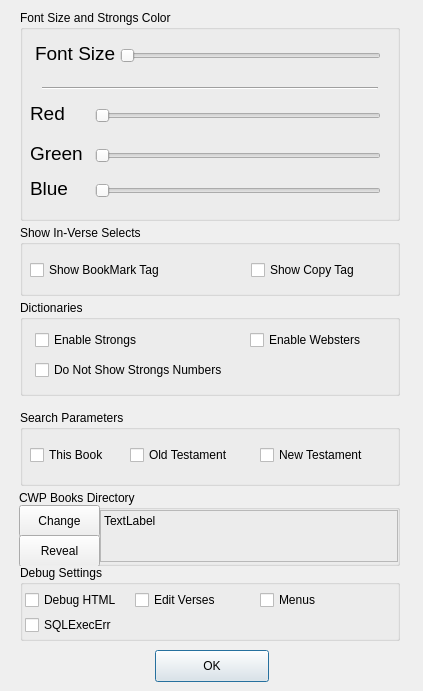
<?xml version="1.0" encoding="UTF-8"?>
<ui version="4.0">
 <class>DialogPreferences</class>
 <widget class="QDialog" name="DialogPreferences">
  <property name="geometry">
   <rect>
    <x>0</x>
    <y>0</y>
    <width>423</width>
    <height>691</height>
   </rect>
  </property>
  <property name="sizePolicy">
   <sizepolicy hsizetype="Preferred" vsizetype="Fixed">
    <horstretch>0</horstretch>
    <verstretch>0</verstretch>
   </sizepolicy>
  </property>
  <property name="windowTitle">
   <string>Preferences</string>
  </property>
  <widget class="QGroupBox" name="gbFontSize">
   <property name="geometry">
    <rect>
     <x>20</x>
     <y>10</y>
     <width>380</width>
     <height>211</height>
    </rect>
   </property>
   <property name="title">
    <string>Font Size and Strongs Color</string>
   </property>
   <widget class="QSlider" name="sliderFontSize">
    <property name="geometry">
     <rect>
      <x>100</x>
      <y>35</y>
      <width>261</width>
      <height>22</height>
     </rect>
    </property>
    <property name="font">
     <font>
      <pointsize>15</pointsize>
     </font>
    </property>
    <property name="orientation">
     <enum>Qt::Horizontal</enum>
    </property>
   </widget>
   <widget class="QLabel" name="label">
    <property name="geometry">
     <rect>
      <x>15</x>
      <y>35</y>
      <width>81</width>
      <height>16</height>
     </rect>
    </property>
    <property name="font">
     <font>
      <pointsize>14</pointsize>
     </font>
    </property>
    <property name="text">
     <string>Font Size</string>
    </property>
   </widget>
   <widget class="Line" name="line">
    <property name="geometry">
     <rect>
      <x>22</x>
      <y>70</y>
      <width>336</width>
      <height>16</height>
     </rect>
    </property>
    <property name="orientation">
     <enum>Qt::Horizontal</enum>
    </property>
   </widget>
   <widget class="QSlider" name="SliderRed">
    <property name="geometry">
     <rect>
      <x>75</x>
      <y>95</y>
      <width>286</width>
      <height>22</height>
     </rect>
    </property>
    <property name="orientation">
     <enum>Qt::Horizontal</enum>
    </property>
   </widget>
   <widget class="QSlider" name="SliderGreen">
    <property name="geometry">
     <rect>
      <x>75</x>
      <y>135</y>
      <width>286</width>
      <height>22</height>
     </rect>
    </property>
    <property name="orientation">
     <enum>Qt::Horizontal</enum>
    </property>
   </widget>
   <widget class="QSlider" name="SliderBlue">
    <property name="geometry">
     <rect>
      <x>75</x>
      <y>170</y>
      <width>286</width>
      <height>22</height>
     </rect>
    </property>
    <property name="orientation">
     <enum>Qt::Horizontal</enum>
    </property>
   </widget>
   <widget class="QLabel" name="label_Red">
    <property name="geometry">
     <rect>
      <x>10</x>
      <y>95</y>
      <width>46</width>
      <height>16</height>
     </rect>
    </property>
    <property name="font">
     <font>
      <pointsize>14</pointsize>
     </font>
    </property>
    <property name="text">
     <string>Red</string>
    </property>
   </widget>
   <widget class="QLabel" name="label_Green">
    <property name="geometry">
     <rect>
      <x>10</x>
      <y>135</y>
      <width>61</width>
      <height>16</height>
     </rect>
    </property>
    <property name="font">
     <font>
      <pointsize>14</pointsize>
     </font>
    </property>
    <property name="text">
     <string>Green</string>
    </property>
   </widget>
   <widget class="QLabel" name="label_Blue">
    <property name="geometry">
     <rect>
      <x>10</x>
      <y>170</y>
      <width>46</width>
      <height>16</height>
     </rect>
    </property>
    <property name="font">
     <font>
      <pointsize>14</pointsize>
     </font>
    </property>
    <property name="text">
     <string>Blue</string>
    </property>
   </widget>
  </widget>
  <widget class="QGroupBox" name="gbDictionaries">
   <property name="geometry">
    <rect>
     <x>20</x>
     <y>300</y>
     <width>380</width>
     <height>96</height>
    </rect>
   </property>
   <property name="title">
    <string>Dictionaries</string>
   </property>
   <widget class="QCheckBox" name="cbEnableStrongs">
    <property name="geometry">
     <rect>
      <x>15</x>
      <y>30</y>
      <width>141</width>
      <height>20</height>
     </rect>
    </property>
    <property name="text">
     <string>Enable Strongs</string>
    </property>
   </widget>
   <widget class="QCheckBox" name="cbEnglish">
    <property name="geometry">
     <rect>
      <x>230</x>
      <y>30</y>
      <width>141</width>
      <height>20</height>
     </rect>
    </property>
    <property name="text">
     <string>Enable Websters</string>
    </property>
   </widget>
   <widget class="QCheckBox" name="cbBlendStrongs">
    <property name="geometry">
     <rect>
      <x>15</x>
      <y>60</y>
      <width>241</width>
      <height>20</height>
     </rect>
    </property>
    <property name="text">
     <string>Do Not Show Strongs Numbers</string>
    </property>
   </widget>
  </widget>
  <widget class="QGroupBox" name="groupBox">
   <property name="geometry">
    <rect>
     <x>20</x>
     <y>410</y>
     <width>380</width>
     <height>76</height>
    </rect>
   </property>
   <property name="title">
    <string>Search Parameters</string>
   </property>
   <widget class="QCheckBox" name="cbThisBook">
    <property name="geometry">
     <rect>
      <x>10</x>
      <y>35</y>
      <width>91</width>
      <height>20</height>
     </rect>
    </property>
    <property name="text">
     <string>This Book</string>
    </property>
   </widget>
   <widget class="QCheckBox" name="cbOT">
    <property name="geometry">
     <rect>
      <x>110</x>
      <y>35</y>
      <width>131</width>
      <height>20</height>
     </rect>
    </property>
    <property name="text">
     <string>Old Testament</string>
    </property>
   </widget>
   <widget class="QCheckBox" name="cbNT">
    <property name="geometry">
     <rect>
      <x>240</x>
      <y>35</y>
      <width>141</width>
      <height>20</height>
     </rect>
    </property>
    <property name="text">
     <string>New Testament</string>
    </property>
   </widget>
  </widget>
  <widget class="QPushButton" name="pbOK">
   <property name="geometry">
    <rect>
     <x>155</x>
     <y>650</y>
     <width>114</width>
     <height>32</height>
    </rect>
   </property>
   <property name="text">
    <string>OK</string>
   </property>
  </widget>
  <widget class="QGroupBox" name="gbDebug">
   <property name="geometry">
    <rect>
     <x>20</x>
     <y>565</y>
     <width>380</width>
     <height>76</height>
    </rect>
   </property>
   <property name="title">
    <string>Debug Settings</string>
   </property>
   <widget class="QCheckBox" name="cbDebugHTML">
    <property name="geometry">
     <rect>
      <x>5</x>
      <y>25</y>
      <width>101</width>
      <height>20</height>
     </rect>
    </property>
    <property name="text">
     <string>Debug HTML</string>
    </property>
   </widget>
   <widget class="QCheckBox" name="cbEnableMenus">
    <property name="geometry">
     <rect>
      <x>240</x>
      <y>25</y>
      <width>71</width>
      <height>20</height>
     </rect>
    </property>
    <property name="text">
     <string>Menus</string>
    </property>
   </widget>
   <widget class="QCheckBox" name="cbSQLExec">
    <property name="geometry">
     <rect>
      <x>5</x>
      <y>50</y>
      <width>121</width>
      <height>20</height>
     </rect>
    </property>
    <property name="text">
     <string>SQLExecErr</string>
    </property>
   </widget>
   <widget class="QCheckBox" name="cbEditVerses">
    <property name="geometry">
     <rect>
      <x>115</x>
      <y>25</y>
      <width>91</width>
      <height>20</height>
     </rect>
    </property>
    <property name="text">
     <string>Edit Verses</string>
    </property>
   </widget>
  </widget>
  <widget class="QGroupBox" name="groupBox_2">
   <property name="geometry">
    <rect>
     <x>20</x>
     <y>225</y>
     <width>380</width>
     <height>71</height>
    </rect>
   </property>
   <property name="title">
    <string>Show In-Verse Selects</string>
   </property>
   <widget class="QCheckBox" name="cbShowBookmark">
    <property name="geometry">
     <rect>
      <x>10</x>
      <y>35</y>
      <width>187</width>
      <height>20</height>
     </rect>
    </property>
    <property name="text">
     <string>Show BookMark Tag</string>
    </property>
   </widget>
   <widget class="QCheckBox" name="cbShowCopyIt">
    <property name="geometry">
     <rect>
      <x>231</x>
      <y>35</y>
      <width>136</width>
      <height>20</height>
     </rect>
    </property>
    <property name="text">
     <string>Show Copy Tag</string>
    </property>
   </widget>
  </widget>
  <widget class="QGroupBox" name="groupBox_3">
   <property name="geometry">
    <rect>
     <x>19</x>
     <y>490</y>
     <width>381</width>
     <height>76</height>
    </rect>
   </property>
   <property name="title">
    <string>CWP Books Directory</string>
   </property>
   <widget class="QLabel" name="lb_CWP_Directory">
    <property name="geometry">
     <rect>
      <x>81</x>
      <y>20</y>
      <width>298</width>
      <height>52</height>
     </rect>
    </property>
    <property name="frameShape">
     <enum>QFrame::StyledPanel</enum>
    </property>
    <property name="text">
     <string>TextLabel</string>
    </property>
    <property name="alignment">
     <set>Qt::AlignLeading|Qt::AlignLeft|Qt::AlignTop</set>
    </property>
    <property name="wordWrap">
     <bool>true</bool>
    </property>
   </widget>
   <widget class="QPushButton" name="pbChangeCWPDirectory">
    <property name="geometry">
     <rect>
      <x>0</x>
      <y>15</y>
      <width>81</width>
      <height>32</height>
     </rect>
    </property>
    <property name="text">
     <string>Change</string>
    </property>
   </widget>
   <widget class="QPushButton" name="pbShowCWPDirectory_2">
    <property name="geometry">
     <rect>
      <x>0</x>
      <y>45</y>
      <width>81</width>
      <height>32</height>
     </rect>
    </property>
    <property name="text">
     <string>Reveal</string>
    </property>
   </widget>
  </widget>
 </widget>
 <resources/>
 <connections/>
</ui>
